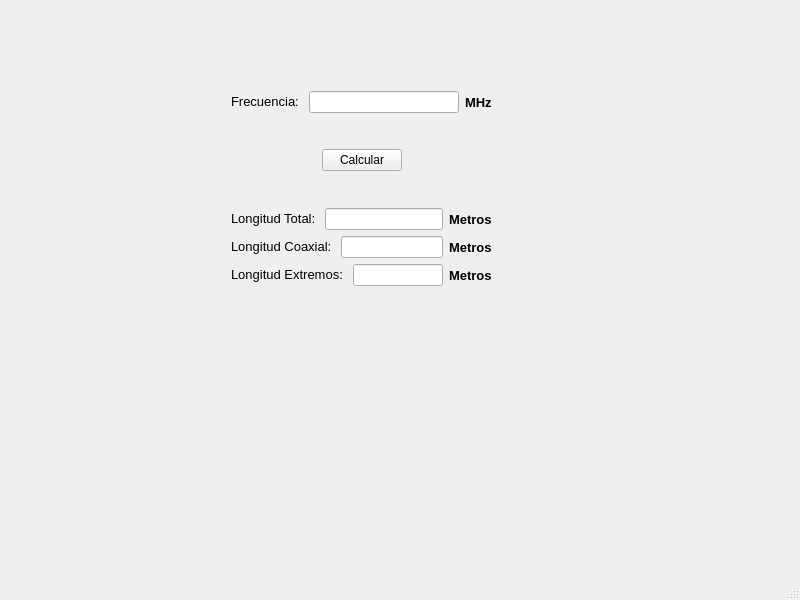
<?xml version="1.0" encoding="UTF-8"?>
<ui version="4.0">
 <class>MainWindow</class>
 <widget class="QMainWindow" name="MainWindow">
  <property name="geometry">
   <rect>
    <x>0</x>
    <y>0</y>
    <width>800</width>
    <height>600</height>
   </rect>
  </property>
  <property name="windowTitle">
   <string>Calculadora Dipolo Bazooka</string>
  </property>
  <widget class="QWidget" name="centralwidget">
   <widget class="QWidget" name="">
    <property name="geometry">
     <rect>
      <x>231</x>
      <y>91</y>
      <width>261</width>
      <height>195</height>
     </rect>
    </property>
    <layout class="QVBoxLayout" name="verticalLayout_2">
     <item>
      <layout class="QHBoxLayout" name="horizontalLayout_2">
       <item>
        <widget class="QLabel" name="Frecuencia">
         <property name="text">
          <string>&lt;html&gt;&lt;head/&gt;&lt;body&gt;&lt;p&gt;&lt;span style=&quot; font-size:10pt;&quot;&gt;Frecuencia: &lt;/span&gt;&lt;/p&gt;&lt;/body&gt;&lt;/html&gt;</string>
         </property>
        </widget>
       </item>
       <item>
        <layout class="QHBoxLayout" name="horizontalLayout">
         <item>
          <widget class="QLineEdit" name="lineEdit"/>
         </item>
         <item>
          <widget class="QLabel" name="label">
           <property name="font">
            <font>
             <pointsize>10</pointsize>
             <weight>75</weight>
             <bold>true</bold>
            </font>
           </property>
           <property name="text">
            <string>MHz</string>
           </property>
          </widget>
         </item>
        </layout>
       </item>
      </layout>
     </item>
     <item>
      <spacer name="verticalSpacer_2">
       <property name="orientation">
        <enum>Qt::Vertical</enum>
       </property>
       <property name="sizeHint" stdset="0">
        <size>
         <width>20</width>
         <height>40</height>
        </size>
       </property>
      </spacer>
     </item>
     <item>
      <layout class="QHBoxLayout" name="horizontalLayout_9">
       <item>
        <spacer name="horizontalSpacer">
         <property name="orientation">
          <enum>Qt::Horizontal</enum>
         </property>
         <property name="sizeHint" stdset="0">
          <size>
           <width>40</width>
           <height>20</height>
          </size>
         </property>
        </spacer>
       </item>
       <item>
        <widget class="QPushButton" name="pushButton">
         <property name="text">
          <string>Calcular</string>
         </property>
        </widget>
       </item>
       <item>
        <spacer name="horizontalSpacer_2">
         <property name="orientation">
          <enum>Qt::Horizontal</enum>
         </property>
         <property name="sizeHint" stdset="0">
          <size>
           <width>40</width>
           <height>20</height>
          </size>
         </property>
        </spacer>
       </item>
      </layout>
     </item>
     <item>
      <spacer name="verticalSpacer">
       <property name="orientation">
        <enum>Qt::Vertical</enum>
       </property>
       <property name="sizeHint" stdset="0">
        <size>
         <width>20</width>
         <height>40</height>
        </size>
       </property>
      </spacer>
     </item>
     <item>
      <layout class="QVBoxLayout" name="verticalLayout">
       <item>
        <layout class="QHBoxLayout" name="horizontalLayout_3">
         <item>
          <widget class="QLabel" name="Frecuencia_2">
           <property name="text">
            <string>&lt;html&gt;&lt;head/&gt;&lt;body&gt;&lt;p&gt;&lt;span style=&quot; font-size:10pt;&quot;&gt;Longitud Total: &lt;/span&gt;&lt;/p&gt;&lt;/body&gt;&lt;/html&gt;</string>
           </property>
          </widget>
         </item>
         <item>
          <layout class="QHBoxLayout" name="horizontalLayout_4">
           <item>
            <widget class="QLineEdit" name="lineEditTotal">
             <property name="enabled">
              <bool>true</bool>
             </property>
            </widget>
           </item>
           <item>
            <widget class="QLabel" name="label_2">
             <property name="font">
              <font>
               <pointsize>10</pointsize>
               <weight>75</weight>
               <bold>true</bold>
              </font>
             </property>
             <property name="text">
              <string>Metros</string>
             </property>
            </widget>
           </item>
          </layout>
         </item>
        </layout>
       </item>
       <item>
        <layout class="QHBoxLayout" name="horizontalLayout_5">
         <item>
          <widget class="QLabel" name="Frecuencia_3">
           <property name="text">
            <string>&lt;html&gt;&lt;head/&gt;&lt;body&gt;&lt;p&gt;&lt;span style=&quot; font-size:10pt;&quot;&gt;Longitud Coaxial: &lt;/span&gt;&lt;/p&gt;&lt;/body&gt;&lt;/html&gt;</string>
           </property>
          </widget>
         </item>
         <item>
          <layout class="QHBoxLayout" name="horizontalLayout_6">
           <item>
            <widget class="QLineEdit" name="lineEditCoax"/>
           </item>
           <item>
            <widget class="QLabel" name="label_3">
             <property name="font">
              <font>
               <pointsize>10</pointsize>
               <weight>75</weight>
               <bold>true</bold>
              </font>
             </property>
             <property name="text">
              <string>Metros</string>
             </property>
            </widget>
           </item>
          </layout>
         </item>
        </layout>
       </item>
       <item>
        <layout class="QHBoxLayout" name="horizontalLayout_7">
         <item>
          <widget class="QLabel" name="Frecuencia_4">
           <property name="text">
            <string>&lt;html&gt;&lt;head/&gt;&lt;body&gt;&lt;p&gt;&lt;span style=&quot; font-size:10pt;&quot;&gt;Longitud Extremos: &lt;/span&gt;&lt;/p&gt;&lt;/body&gt;&lt;/html&gt;</string>
           </property>
          </widget>
         </item>
         <item>
          <layout class="QHBoxLayout" name="horizontalLayout_8">
           <item>
            <widget class="QLineEdit" name="lineEditExtremos"/>
           </item>
           <item>
            <widget class="QLabel" name="label_4">
             <property name="font">
              <font>
               <pointsize>10</pointsize>
               <weight>75</weight>
               <bold>true</bold>
              </font>
             </property>
             <property name="text">
              <string>Metros</string>
             </property>
            </widget>
           </item>
          </layout>
         </item>
        </layout>
       </item>
      </layout>
     </item>
    </layout>
   </widget>
  </widget>
  <widget class="QMenuBar" name="menubar">
   <property name="geometry">
    <rect>
     <x>0</x>
     <y>0</y>
     <width>800</width>
     <height>21</height>
    </rect>
   </property>
  </widget>
  <widget class="QStatusBar" name="statusbar"/>
 </widget>
 <resources/>
 <connections/>
</ui>
